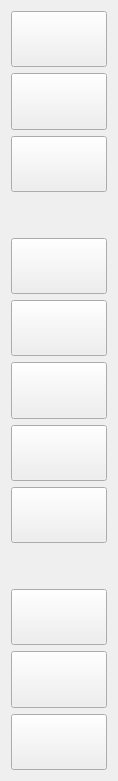
   <widget class="QWidget" name="verticalLayoutWidget">
    <property name="geometry">
     <rect>
      <x>1200</x>
      <y>10</y>
      <width>118</width>
      <height>781</height>
     </rect>
    </property>
    <layout class="QVBoxLayout" name="verticalLayout">
     <item>
      <widget class="QPushButton" name="Food_Land_Button">
       <property name="sizePolicy">
        <sizepolicy hsizetype="Minimum" vsizetype="Expanding">
         <horstretch>0</horstretch>
         <verstretch>0</verstretch>
        </sizepolicy>
       </property>
       <property name="text">
        <string/>
       </property>
       <property name="iconSize">
        <size>
         <width>50</width>
         <height>50</height>
        </size>
       </property>
      </widget>
     </item>
     <item>
      <widget class="QPushButton" name="Food_Sea_Button">
       <property name="sizePolicy">
        <sizepolicy hsizetype="Minimum" vsizetype="Expanding">
         <horstretch>0</horstretch>
         <verstretch>0</verstretch>
        </sizepolicy>
       </property>
       <property name="text">
        <string/>
       </property>
       <property name="iconSize">
        <size>
         <width>50</width>
         <height>50</height>
        </size>
       </property>
      </widget>
     </item>
     <item>
      <widget class="QPushButton" name="Food_Level_Button">
       <property name="sizePolicy">
        <sizepolicy hsizetype="Minimum" vsizetype="Expanding">
         <horstretch>0</horstretch>
         <verstretch>0</verstretch>
        </sizepolicy>
       </property>
       <property name="text">
        <string/>
       </property>
       <property name="iconSize">
        <size>
         <width>50</width>
         <height>50</height>
        </size>
       </property>
      </widget>
     </item>
     <item>
      <spacer name="verticalSpacer">
       <property name="orientation">
        <enum>Qt::Vertical</enum>
       </property>
       <property name="sizeType">
        <enum>QSizePolicy::Maximum</enum>
       </property>
       <property name="sizeHint" stdset="0">
        <size>
         <width>20</width>
         <height>40</height>
        </size>
       </property>
      </spacer>
     </item>
     <item>
      <widget class="QPushButton" name="Wall_Button">
       <property name="sizePolicy">
        <sizepolicy hsizetype="Minimum" vsizetype="Expanding">
         <horstretch>0</horstretch>
         <verstretch>0</verstretch>
        </sizepolicy>
       </property>
       <property name="text">
        <string/>
       </property>
       <property name="iconSize">
        <size>
         <width>50</width>
         <height>50</height>
        </size>
       </property>
      </widget>
     </item>
     <item>
      <widget class="QPushButton" name="Farm_Button">
       <property name="sizePolicy">
        <sizepolicy hsizetype="Minimum" vsizetype="Expanding">
         <horstretch>0</horstretch>
         <verstretch>0</verstretch>
        </sizepolicy>
       </property>
       <property name="text">
        <string/>
       </property>
       <property name="iconSize">
        <size>
         <width>50</width>
         <height>50</height>
        </size>
       </property>
      </widget>
     </item>
     <item>
      <widget class="QPushButton" name="Factory_Button">
       <property name="sizePolicy">
        <sizepolicy hsizetype="Minimum" vsizetype="Expanding">
         <horstretch>0</horstretch>
         <verstretch>0</verstretch>
        </sizepolicy>
       </property>
       <property name="text">
        <string/>
       </property>
       <property name="iconSize">
        <size>
         <width>50</width>
         <height>50</height>
        </size>
       </property>
      </widget>
     </item>
     <item>
      <widget class="QPushButton" name="Market_Button">
       <property name="sizePolicy">
        <sizepolicy hsizetype="Minimum" vsizetype="Expanding">
         <horstretch>0</horstretch>
         <verstretch>0</verstretch>
        </sizepolicy>
       </property>
       <property name="text">
        <string/>
       </property>
       <property name="iconSize">
        <size>
         <width>50</width>
         <height>50</height>
        </size>
       </property>
      </widget>
     </item>
     <item>
      <widget class="QPushButton" name="Harbor_Button">
       <property name="sizePolicy">
        <sizepolicy hsizetype="Minimum" vsizetype="Expanding">
         <horstretch>0</horstretch>
         <verstretch>0</verstretch>
        </sizepolicy>
       </property>
       <property name="text">
        <string/>
       </property>
       <property name="iconSize">
        <size>
         <width>50</width>
         <height>50</height>
        </size>
       </property>
      </widget>
     </item>
     <item>
      <spacer name="verticalSpacer_2">
       <property name="orientation">
        <enum>Qt::Vertical</enum>
       </property>
       <property name="sizeType">
        <enum>QSizePolicy::Maximum</enum>
       </property>
       <property name="sizeHint" stdset="0">
        <size>
         <width>20</width>
         <height>40</height>
        </size>
       </property>
      </spacer>
     </item>
     <item>
      <widget class="QPushButton" name="Barrack_Button">
       <property name="sizePolicy">
        <sizepolicy hsizetype="Minimum" vsizetype="Expanding">
         <horstretch>0</horstretch>
         <verstretch>0</verstretch>
        </sizepolicy>
       </property>
       <property name="text">
        <string/>
       </property>
       <property name="iconSize">
        <size>
         <width>50</width>
         <height>50</height>
        </size>
       </property>
      </widget>
     </item>
     <item>
      <widget class="QPushButton" name="Stable_Button">
       <property name="sizePolicy">
        <sizepolicy hsizetype="Minimum" vsizetype="Expanding">
         <horstretch>0</horstretch>
         <verstretch>0</verstretch>
        </sizepolicy>
       </property>
       <property name="text">
        <string/>
       </property>
       <property name="iconSize">
        <size>
         <width>50</width>
         <height>50</height>
        </size>
       </property>
      </widget>
     </item>
     <item>
      <widget class="QPushButton" name="Arsenal_Button">
       <property name="sizePolicy">
        <sizepolicy hsizetype="Minimum" vsizetype="Expanding">
         <horstretch>0</horstretch>
         <verstretch>0</verstretch>
        </sizepolicy>
       </property>
       <property name="text">
        <string/>
       </property>
       <property name="iconSize">
        <size>
         <width>50</width>
         <height>50</height>
        </size>
       </property>
      </widget>
     </item>
    </layout>
   </widget>
